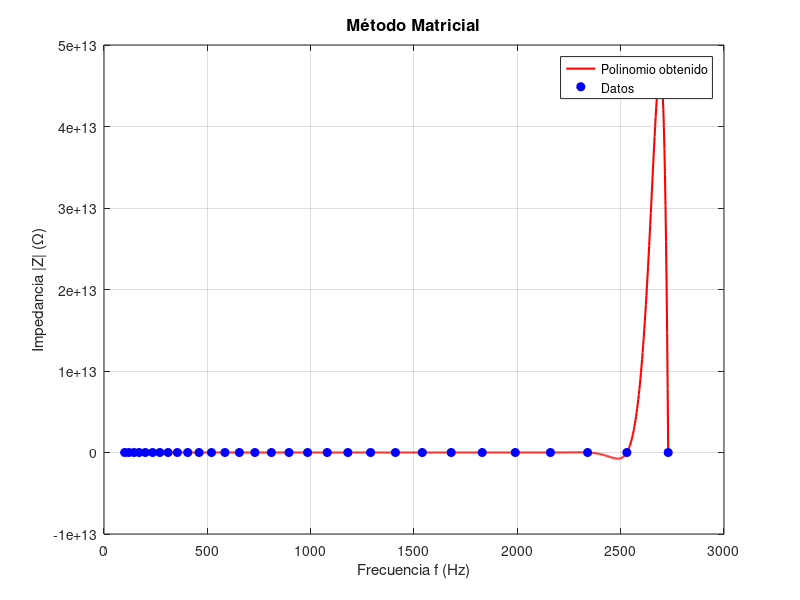
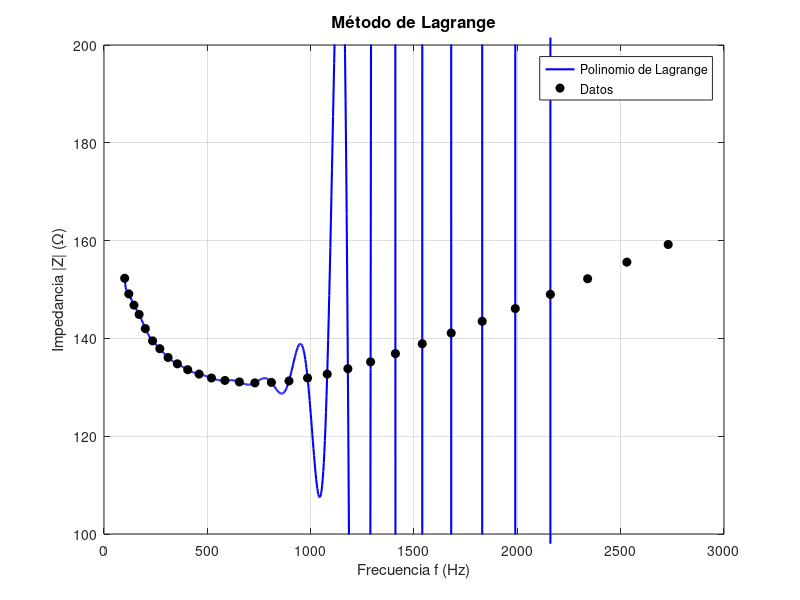

MATLAB code to generate these figures, in order:
% =================================================
% PARTE B1: Comparativa Método matricial y lagrange
% =================================================

% Datos
f = [100, 120, 145, 170, 200, 235, 270, 310, 355, 405, 460, 520, 585, ...
     655, 730, 810, 895, 985, 1080, 1180, 1290, 1410, 1540, 1680, 1830, ...
     1990, 2160, 2340, 2530, 2730];
Z = [152.3, 149.1, 146.8, 144.9, 142.0, 139.5, 137.9, 136.1, 134.8, ...
     133.6, 132.7, 131.9, 131.4, 131.1, 130.9, 131.0, 131.3, 131.9, ...
     132.7, 133.8, 135.2, 136.9, 138.9, 141.1, 143.5, 146.1, 149.0, ...
     152.2, 155.6, 159.2];

n = length(f); 
f_plot = linspace(min(f), max(f), 1000); % Malla fina para gráficos

% ================
% MÉTODO MATRICIAL 
% ================
% Construimos la matriz
V = zeros(n, n);
for i = 1:n
    for j = 1:n
        V(i, j) = f(i)^(n - j); 
    end
end

coef = V\ Z'; 

Z_matricial = zeros(1, length(f_plot));
for j = 1:n
    Z_matricial = Z_matricial + coef(j) * (f_plot.^(n - j));
end

% GRÁFICA 1: Método Matricial
figure(1);
plot(f_plot, Z_matricial, 'r-', 'LineWidth', 1.5);
hold on;
plot(f, Z, 'bo', 'MarkerFaceColor', 'b', 'MarkerSize', 6);
title('Método Matricial', 'FontSize', 12);
xlabel('Frecuencia f (Hz)'); ylabel('Impedancia |Z| (\Omega)');
legend('Polinomio obtenido', 'Datos', 'Location', 'best');
grid on; hold off;

% ==========================
% CASO 2: MÉTODO DE LAGRANGE
% ==========================
% Normalizamos los datos al intervalo [-1, 1] para que la matemática fluya
f_min = min(f); f_max = max(f);
x = 2 * (f - f_min) / (f_max - f_min) - 1; 
x_plot = 2 * (f_plot - f_min) / (f_max - f_min) - 1;

Z_lagrange = zeros(1, length(x_plot));
for i = 1:n
    L_i = ones(1, length(x_plot));
    for j = 1:n
        if i ~= j
            L_i = L_i .* (x_plot - x(j)) / (x(i) - x(j)); 
        end
    end
    Z_lagrange = Z_lagrange + Z(i) * L_i; 
end

% GRÁFICA 2: Método de Lagrange
figure(2);
plot(f_plot, Z_lagrange, 'b-', 'LineWidth', 1.5);
hold on;
plot(f, Z, 'ko', 'MarkerFaceColor', 'k', 'MarkerSize', 6);
title('Método de Lagrange', 'FontSize', 12);
xlabel('Frecuencia f (Hz)'); ylabel('Impedancia |Z| (\Omega)');
legend('Polinomio de Lagrange', 'Datos', 'Location', 'northeast');
ylim([100 200]); % Recortamos para apreciar las oscilaciones sin deformar todo
grid on; hold off;
